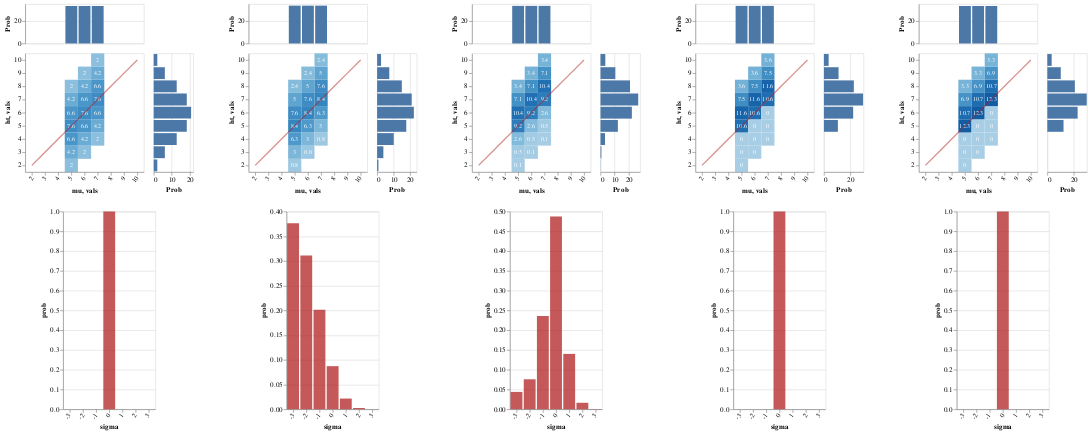

This figure's notebook cell:
### Markdown cell above
#### listener hears:

> "John, Mary, and Fred are all tall"

These agents become very confident that John's height is at least as high as the class standard, though they remain in the dark about what that standard is (the conclusions for others are identical)

And as seen in the `ht` marginal, even though the standard remains unknown, the belief that John's height meets or exceeds it leads to a (positively skewed) evaluative distribution over worlds

The resulting evaluative inference is small

### Code cell
writeIORef cacheRef (0, Map.empty)

mkGraph m = do
  heat <- enumD (first (`ht` John) . fst <$> m)
  bar  <- enumD (lexID             . snd <$> m)
  return $ toVegaLite
    [ center True
    , vConcat [fromVL (margHeatFromDist heat), fromVL (sdBarFromDist sigma bar)]
    ]

vlShow . sidewaysDists <$> traverse mkGraph
  [ listener infoLUMAll cacheRef (0, UTall, allDen0)
  , lp infoLUMAll >>= \l -> listener infoLUMAll cacheRef (0, UTall, l)
  , listener infoLUMAll cacheRef (1, UTall, allDen0)
  , listener infoLUMAll cacheRef (2, UTall, allDen0)
  , listener infoLUMAll cacheRef (3, UTall, allDen0)
  ]

### Figure 1 — Vega-Lite specification as saved in the notebook (floating-point values rounded to 4 significant figures)
{"$schema": "https://vega.github.io/schema/vega-lite/v3.json", "hconcat": [{"$schema": "https://vega.github.io/schema/vega-lite/v3.json", "center": true, "vconcat": [{"$schema": "https://vega.github.io/schema/vega-lite/v3.json", "bounds": "flush", "config": {"scale": {"rectBandPaddingInner": 0}}, "data": {"values": [{"ht": "2", "mu": "5", "prob": 2}, {"ht": "3", "mu": "5", "prob": 4.2}, {"ht": "3", "mu": "6", "prob": 2}, {"ht": "4", "mu": "5", "prob": 6.6}, {"ht": "4", "mu": "6", "prob": 4.2}, {"ht": "4", "mu": "7", "prob": 2}, {"ht": "5", "mu": "5", "prob": 7.6}, {"ht": "5", "mu": "6", "prob": 6.6}, {"ht": "5", "mu": "7", "prob": 4.2}, {"ht": "6", "mu": "5", "prob": 6.6}, {"ht": "6", "mu": "6", "prob": 7.6}, {"ht": "6", "mu": "7", "prob": 6.6}, {"ht": "7", "mu": "5", "prob": 4.2}, {"ht": "7", "mu": "6", "prob": 6.6}, {"ht": "7", "mu": "7", "prob": 7.6}, {"ht": "8", "mu": "5", "prob": 2}, {"ht": "8", "mu": "6", "prob": 4.2}, {"ht": "8", "mu": "7", "prob": 6.6}, {"ht": "9", "mu": "6", "prob": 2}, {"ht": "9", "mu": "7", "prob": 4.2}, {"ht": "10", "mu": "7", "prob": 2}]}, "spacing": 15, "vconcat": [{"encoding": {"x": {"axis": null, "field": "mu", "scale": {"domain": ["2", "3", "4", "5", "6", "7", "8", "9", "10"], "rangeStep": 30}, "sort": null, "type": "ordinal"}, "y": {"aggregate": "sum", "axis": {"title": "Prob"}, "field": "prob", "type": "quantitative"}}, "height": 60, "mark": "bar"}, {"bounds": "flush", "hconcat": [{"encoding": {"x": {"axis": {"labelAngle": -55}, "field": "mu", "scale": {"domain": ["2", "3", "4", "5", "6", "7", "8", "9", "10"], "rangeStep": 30}, "sort": null, "type": "ordinal"}, "y": {"axis": {"labelAngle": 0}, "field": "ht", "scale": {"domain": ["10", "9", "8", "7", "6", "5", "4", "3", "2"], "rangeStep": 30}, "sort": null, "type": "ordinal"}}, "layer": [{"encoding": {"color": {"aggregate": "sum", "field": "prob", "legend": null, "scale": {"scheme": {"extent": [0.2, 0.9], "name": "blues"}}, "type": "quantitative"}}, "mark": "rect"}, {"encoding": {"color": {"value": "white"}, "text": {"aggregate": "sum", "field": "prob", "type": "quantitative"}}, "mark": {"fontSize": 9, "type": "text"}}, {"data": {"values": [{"vals": "2"}, {"vals": "3"}, {"vals": "4"}, {"vals": "5"}, {"vals": "6"}, {"vals": "7"}, {"vals": "8"}, {"vals": "9"}, {"vals": "10"}]}, "encoding": {"x": {"field": "vals", "sort": null, "type": "ordinal"}, "y": {"field": "vals", "sort": null, "type": "ordinal"}}, "mark": {"opacity": 0.5, "stroke": "firebrick", "strokeWidth": 2, "type": "line"}}]}, {"encoding": {"x": {"aggregate": "sum", "axis": {"title": "Prob"}, "field": "prob", "type": "quantitative"}, "y": {"axis": null, "field": "ht", "scale": {"domain": ["10", "9", "8", "7", "6", "5", "4", "3", "2"], "rangeStep": 30}, "sort": null, "type": "ordinal"}}, "mark": "bar", "width": 60}], "spacing": 15}]}, {"$schema": "https://vega.github.io/schema/vega-lite/v3.json", "data": {"values": [{"prob": 1, "sigma": "0"}]}, "description": "", "encoding": {"x": {"axis": {"labelAngle": -55}, "field": "sigma", "scale": {"domain": ["-3", "-2", "-1", "0", "1", "2", "3"], "rangeStep": 30}, "sort": null, "type": "ordinal"}, "y": {"field": "prob", "type": "quantitative"}}, "mark": {"color": "firebrick", "opacity": 0.75, "type": "bar"}}]}, {"$schema": "https://vega.github.io/schema/vega-lite/v3.json", "center": true, "vconcat": [{"$schema": "https://vega.github.io/schema/vega-lite/v3.json", "bounds": "flush", "config": {"scale": {"rectBandPaddingInner": 0}}, "data": {"values": [{"ht": "2", "mu": "5", "prob": 0.8}, {"ht": "3", "mu": "5", "prob": 3}, {"ht": "3", "mu": "6", "prob": 0.8}, {"ht": "4", "mu": "5", "prob": 6.3}, {"ht": "4", "mu": "6", "prob": 3}, {"ht": "4", "mu": "7", "prob": 0.8}, {"ht": "5", "mu": "5", "prob": 8.4}, {"ht": "5", "mu": "6", "prob": 6.3}, {"ht": "5", "mu": "7", "prob": 3}, {"ht": "6", "mu": "5", "prob": 7.6}, {"ht": "6", "mu": "6", "prob": 8.4}, {"ht": "6", "mu": "7", "prob": 6.3}, {"ht": "7", "mu": "5", "prob": 5}, {"ht": "7", "mu": "6", "prob": 7.6}, {"ht": "7", "mu": "7", "prob": 8.4}, {"ht": "8", "mu": "5", "prob": 2.4}, {"ht": "8", "mu": "6", "prob": 5}, {"ht": "8", "mu": "7", "prob": 7.6}, {"ht": "9", "mu": "6", "prob": 2.4}, {"ht": "9", "mu": "7", "prob": 5}, {"ht": "10", "mu": "7", "prob": 2.4}]}, "spacing": 15, "vconcat": [{"encoding": {"x": {"axis": null, "field": "mu", "scale": {"domain": ["2", "3", "4", "5", "6", "7", "8", "9", "10"], "rangeStep": 30}, "sort": null, "type": "ordinal"}, "y": {"aggregate": "sum", "axis": {"title": "Prob"}, "field": "prob", "type": "quantitative"}}, "height": 60, "mark": "bar"}, {"bounds": "flush", "hconcat": [{"encoding": {"x": {"axis": {"labelAngle": -55}, "field": "mu", "scale": {"domain": ["2", "3", "4", "5", "6", "7", "8", "9", "10"], "rangeStep": 30}, "sort": null, "type": "ordinal"}, "y": {"axis": {"labelAngle": 0}, "field": "ht", "scale": {"domain": ["10", "9", "8", "7", "6", "5", "4", "3", "2"], "rangeStep": 30}, "sort": null, "type": "ordinal"}}, "layer": [{"encoding": {"color": {"aggregate": "sum", "field": "prob", "legend": null, "scale": {"scheme": {"extent": [0.2, 0.9], "name": "blues"}}, "type": "quantitative"}}, "mark": "rect"}, {"encoding": {"color": {"value": "white"}, "text": {"aggregate": "sum", "field": "prob", "type": "quantitative"}}, "mark": {"fontSize": 9, "type": "text"}}, {"data": {"values": [{"vals": "2"}, {"vals": "3"}, {"vals": "4"}, {"vals": "5"}, {"vals": "6"}, {"vals": "7"}, {"vals": "8"}, {"vals": "9"}, {"vals": "10"}]}, "encoding": {"x": {"field": "vals", "sort": null, "type": "ordinal"}, "y": {"field": "vals", "sort": null, "type": "ordinal"}}, "mark": {"opacity": 0.5, "stroke": "firebrick", "strokeWidth": 2, "type": "line"}}]}, {"encoding": {"x": {"aggregate": "sum", "axis": {"title": "Prob"}, "field": "prob", "type": "quantitative"}, "y": {"axis": null, "field": "ht", "scale": {"domain": ["10", "9", "8", "7", "6", "5", "4", "3", "2"], "rangeStep": 30}, "sort": null, "type": "ordinal"}}, "mark": "bar", "width": 60}], "spacing": 15}]}, {"$schema": "https://vega.github.io/schema/vega-lite/v3.json", "data": {"values": [{"prob": 0.3763, "sigma": "-3"}, {"prob": 0.3113, "sigma": "-2"}, {"prob": 0.201, "sigma": "-1"}, {"prob": 0.08717, "sigma": "0"}, {"prob": 0.02162, "sigma": "1"}, {"prob": 0.002523, "sigma": "2"}, {"prob": 8.67e-05, "sigma": "3"}]}, "description": "", "encoding": {"x": {"axis": {"labelAngle": -55}, "field": "sigma", "scale": {"domain": ["-3", "-2", "-1", "0", "1", "2", "3"], "rangeStep": 30}, "sort": null, "type": "ordinal"}, "y": {"field": "prob", "type": "quantitative"}}, "mark": {"color": "firebrick", "opacity": 0.75, "type": "bar"}}]}, {"$schema": "https://vega.github.io/schema/vega-lite/v3.json", "center": true, "vconcat": [{"$schema": "https://vega.github.io/schema/vega-lite/v3.json", "bounds": "flush", "config": {"scale": {"rectBandPaddingInner": 0}}, "data": {"values": [{"ht": "2", "mu": "5", "prob": 0.1}, {"ht": "3", "mu": "5", "prob": 0.5}, {"ht": "3", "mu": "6", "prob": 0.1}, {"ht": "4", "mu": "5", "prob": 2.6}, {"ht": "4", "mu": "6", "prob": 0.5}, {"ht": "4", "mu": "7", "prob": 0.1}, {"ht": "5", "mu": "5", "prob": 9.2}, {"ht": "5", "mu": "6", "prob": 2.6}, {"ht": "5", "mu": "7", "prob": 0.5}, {"ht": "6", "mu": "5", "prob": 10.4}, {"ht": "6", "mu": "6", "prob": 9.2}, {"ht": "6", "mu": "7", "prob": 2.6}, {"ht": "7", "mu": "5", "prob": 7.1}, {"ht": "7", "mu": "6", "prob": 10.4}, {"ht": "7", "mu": "7", "prob": 9.2}, {"ht": "8", "mu": "5", "prob": 3.4}, {"ht": "8", "mu": "6", "prob": 7.1}, {"ht": "8", "mu": "7", "prob": 10.4}, {"ht": "9", "mu": "6", "prob": 3.4}, {"ht": "9", "mu": "7", "prob": 7.1}, {"ht": "10", "mu": "7", "prob": 3.4}]}, "spacing": 15, "vconcat": [{"encoding": {"x": {"axis": null, "field": "mu", "scale": {"domain": ["2", "3", "4", "5", "6", "7", "8", "9", "10"], "rangeStep": 30}, "sort": null, "type": "ordinal"}, "y": {"aggregate": "sum", "axis": {"title": "Prob"}, "field": "prob", "type": "quantitative"}}, "height": 60, "mark": "bar"}, {"bounds": "flush", "hconcat": [{"encoding": {"x": {"axis": {"labelAngle": -55}, "field": "mu", "scale": {"domain": ["2", "3", "4", "5", "6", "7", "8", "9", "10"], "rangeStep": 30}, "sort": null, "type": "ordinal"}, "y": {"axis": {"labelAngle": 0}, "field": "ht", "scale": {"domain": ["10", "9", "8", "7", "6", "5", "4", "3", "2"], "rangeStep": 30}, "sort": null, "type": "ordinal"}}, "layer": [{"encoding": {"color": {"aggregate": "sum", "field": "prob", "legend": null, "scale": {"scheme": {"extent": [0.2, 0.9], "name": "blues"}}, "type": "quantitative"}}, "mark": "rect"}, {"encoding": {"color": {"value": "white"}, "text": {"aggregate": "sum", "field": "prob", "type": "quantitative"}}, "mark": {"fontSize": 9, "type": "text"}}, {"data": {"values": [{"vals": "2"}, {"vals": "3"}, {"vals": "4"}, {"vals": "5"}, {"vals": "6"}, {"vals": "7"}, {"vals": "8"}, {"vals": "9"}, {"vals": "10"}]}, "encoding": {"x": {"field": "vals", "sort": null, "type": "ordinal"}, "y": {"field": "vals", "sort": null, "type": "ordinal"}}, "mark": {"opacity": 0.5, "stroke": "firebrick", "strokeWidth": 2, "type": "line"}}]}, {"encoding": {"x": {"aggregate": "sum", "axis": {"title": "Prob"}, "field": "prob", "type": "quantitative"}, "y": {"axis": null, "field": "ht", "scale": {"domain": ["10", "9", "8", "7", "6", "5", "4", "3", "2"], "rangeStep": 30}, "sort": null, "type": "ordinal"}}, "mark": "bar", "width": 60}], "spacing": 15}]}, {"$schema": "https://vega.github.io/schema/vega-lite/v3.json", "data": {"values": [{"prob": 0.04385, "sigma": "-3"}, {"prob": 0.07576, "sigma": "-2"}, {"prob": 0.2358, "sigma": "-1"}, {"prob": 0.4877, "sigma": "0"}, {"prob": 0.14, "sigma": "1"}, {"prob": 0.01635, "sigma": "2"}, {"prob": 0.0005618, "sigma": "3"}]}, "description": "", "encoding": {"x": {"axis": {"labelAngle": -55}, "field": "sigma", "scale": {"domain": ["-3", "-2", "-1", "0", "1", "2", "3"], "rangeStep": 30}, "sort": null, "type": "ordinal"}, "y": {"field": "prob", "type": "quantitative"}}, "mark": {"color": "firebrick", "opacity": 0.75, "type": "bar"}}]}, {"$schema": "https://vega.github.io/schema/vega-lite/v3.json", "center": true, "vconcat": [{"$schema": "https://vega.github.io/schema/vega-lite/v3.json", "bounds": "flush", "config": {"scale": {"rectBandPaddingInner": 0}}, "data": {"values": [{"ht": "2", "mu": "5", "prob": 0}, {"ht": "3", "mu": "5", "prob": 0}, {"ht": "3", "mu": "6", "prob": 0}, {"ht": "4", "mu": "5", "prob": 0}, {"ht": "4", "mu": "6", "prob": 0}, {"ht": "4", "mu": "7", "prob": 0}, {"ht": "5", "mu": "5", "prob": 10.6}, {"ht": "5", "mu": "6", "prob": 0}, {"ht": "5", "mu": "7", "prob": 0}, {"ht": "6", "mu": "5", "prob": 11.6}, {"ht": "6", "mu": "6", "prob": 10.6}, {"ht": "6", "mu": "7", "prob": 0}, {"ht": "7", "mu": "5", "prob": 7.5}, {"ht": "7", "mu": "6", "prob": 11.6}, {"ht": "7", "mu": "7", "prob": 10.6}, {"ht": "8", "mu": "5", "prob": 3.6}, {"ht": "8", "mu": "6", "prob": 7.5}, {"ht": "8", "mu": "7", "prob": 11.6}, {"ht": "9", "mu": "6", "prob": 3.6}, {"ht": "9", "mu": "7", "prob": 7.5}, {"ht": "10", "mu": "7", "prob": 3.6}]}, "spacing": 15, "vconcat": [{"encoding": {"x": {"axis": null, "field": "mu", "scale": {"domain": ["2", "3", "4", "5", "6", "7", "8", "9", "10"], "rangeStep": 30}, "sort": null, "type": "ordinal"}, "y": {"aggregate": "sum", "axis": {"title": "Prob"}, "field": "prob", "type": "quantitative"}}, "height": 60, "mark": "bar"}, {"bounds": "flush", "hconcat": [{"encoding": {"x": {"axis": {"labelAngle": -55}, "field": "mu", "scale": {"domain": ["2", "3", "4", "5", "6", "7", "8", "9", "10"], "rangeStep": 30}, "sort": null, "type": "ordinal"}, "y": {"axis": {"labelAngle": 0}, "field": "ht", "scale": {"domain": ["10", "9", "8", "7", "6", "5", "4", "3", "2"], "rangeStep": 30}, "sort": null, "type": "ordinal"}}, "layer": [{"encoding": {"color": {"aggregate": "sum", "field": "prob", "legend": null, "scale": {"scheme": {"extent": [0.2, 0.9], "name": "blues"}}, "type": "quantitative"}}, "mark": "rect"}, {"encoding": {"color": {"value": "white"}, "text": {"aggregate": "sum", "field": "prob", "type": "quantitative"}}, "mark": {"fontSize": 9, "type": "text"}}, {"data": {"values": [{"vals": "2"}, {"vals": "3"}, {"vals": "4"}, {"vals": "5"}, {"vals": "6"}, {"vals": "7"}, {"vals": "8"}, {"vals": "9"}, {"vals": "10"}]}, "encoding": {"x": {"field": "vals", "sort": null, "type": "ordinal"}, "y": {"field": "vals", "sort": null, "type": "ordinal"}}, "mark": {"opacity": 0.5, "stroke": "firebrick", "strokeWidth": 2, "type": "line"}}]}, {"encoding": {"x": {"aggregate": "sum", "axis": {"title": "Prob"}, "field": "prob", "type": "quantitative"}, "y": {"axis": null, "field": "ht", "scale": {"domain": ["10", "9", "8", "7", "6", "5", "4", "3", "2"], "rangeStep": 30}, "sort": null, "type": "ordinal"}}, "mark": "bar", "width": 60}], "spacing": 15}]}, {"$schema": "https://vega.github.io/schema/vega-lite/v3.json", "data": {"values": [{"prob": 1, "sigma": "0"}]}, "description": "", "encoding": {"x": {"axis": {"labelAngle": -55}, "field": "sigma", "scale": {"domain": ["-3", "-2", "-1", "0", "1", "2", "3"], "rangeStep": 30}, "sort": null, "type": "ordinal"}, "y": {"field": "prob", "type": "quantitative"}}, "mark": {"color": "firebrick", "opacity": 0.75, "type": "bar"}}]}, {"$schema": "https://vega.github.io/schema/vega-lite/v3.json", "center": true, "vconcat": [{"$schema": "https://vega.github.io/schema/vega-lite/v3.json", "bounds": "flush", "config": {"scale": {"rectBandPaddingInner": 0}}, "data": {"values": [{"ht": "2", "mu": "5", "prob": 0}, {"ht": "3", "mu": "5", "prob": 0}, {"ht": "3", "mu": "6", "prob": 0}, {"ht": "4", "mu": "5", "prob": 0}, {"ht": "4", "mu": "6", "prob": 0}, {"ht": "4", "mu": "7", "prob": 0}, {"ht": "5", "mu": "5", "prob": 12.3}, {"ht": "5", "mu": "6", "prob": 0}, {"ht": "5", "mu": "7", "prob": 0}, {"ht": "6", "mu": "5", "prob": 10.7}, {"ht": "6", "mu": "6", "prob": 12.3}, {"ht": "6", "mu": "7", "prob": 0}, {"ht": "7", "mu": "5", "prob": 6.9}, {"ht": "7", "mu": "6", "prob": 10.7}, {"ht": "7", "mu": "7", "prob": 12.3}, {"ht": "8", "mu": "5", "prob": 3.3}, {"ht": "8", "mu": "6", "prob": 6.9}, {"ht": "8", "mu": "7", "prob": 10.7}, {"ht": "9", "mu": "6", "prob": 3.3}, {"ht": "9", "mu": "7", "prob": 6.9}, {"ht": "10", "mu": "7", "prob": 3.3}]}, "spacing": 15, "vconcat": [{"encoding": {"x": {"axis": null, "field": "mu", "scale": {"domain": ["2", "3", "4", "5", "6", "7", "8", "9", "10"], "rangeStep": 30}, "sort": null, "type": "ordinal"}, "y": {"aggregate": "sum", "axis": {"title": "Prob"}, "field": "prob", "type": "quantitative"}}, "height": 60, "mark": "bar"}, {"bounds": "flush", "hconcat": [{"encoding": {"x": {"axis": {"labelAngle": -55}, "field": "mu", "scale": {"domain": ["2", "3", "4", "5", "6", "7", "8", "9", "10"], "rangeStep": 30}, "sort": null, "type": "ordinal"}, "y": {"axis": {"labelAngle": 0}, "field": "ht", "scale": {"domain": ["10", "9", "8", "7", "6", "5", "4", "3", "2"], "rangeStep": 30}, "sort": null, "type": "ordinal"}}, "layer": [{"encoding": {"color": {"aggregate": "sum", "field": "prob", "legend": null, "scale": {"scheme": {"extent": [0.2, 0.9], "name": "blues"}}, "type": "quantitative"}}, "mark": "rect"}, {"encoding": {"color": {"value": "white"}, "text": {"aggregate": "sum", "field": "prob", "type": "quantitative"}}, "mark": {"fontSize": 9, "type": "text"}}, {"data": {"values": [{"vals": "2"}, {"vals": "3"}, {"vals": "4"}, {"vals": "5"}, {"vals": "6"}, {"vals": "7"}, {"vals": "8"}, {"vals": "9"}, {"vals": "10"}]}, "encoding": {"x": {"field": "vals", "sort": null, "type": "ordinal"}, "y": {"field": "vals", "sort": null, "type": "ordinal"}}, "mark": {"opacity": 0.5, "stroke": "firebrick", "strokeWidth": 2, "type": "line"}}]}, {"encoding": {"x": {"aggregate": "sum", "axis": {"title": "Prob"}, "field": "prob", "type": "quantitative"}, "y": {"axis": null, "field": "ht", "scale": {"domain": ["10", "9", "8", "7", "6", "5", "4", "3", "2"], "rangeStep": 30}, "sort": null, "type": "ordinal"}}, "mark": "bar", "width": 60}], "spacing": 15}]}, {"$schema": "https://vega.github.io/schema/vega-lite/v3.json", "data": {"values": [{"prob": 1, "sigma": "0"}]}, "description": "", "encoding": {"x": {"axis": {"labelAngle": -55}, "field": "sigma", "scale": {"domain": ["-3", "-2", "-1", "0", "1", "2", "3"], "rangeStep": 30}, "sort": null, "type": "ordinal"}, "y": {"field": "prob", "type": "quantitative"}}, "mark": {"color": "firebrick", "opacity": 0.75, "type": "bar"}}]}], "spacing": 50}
